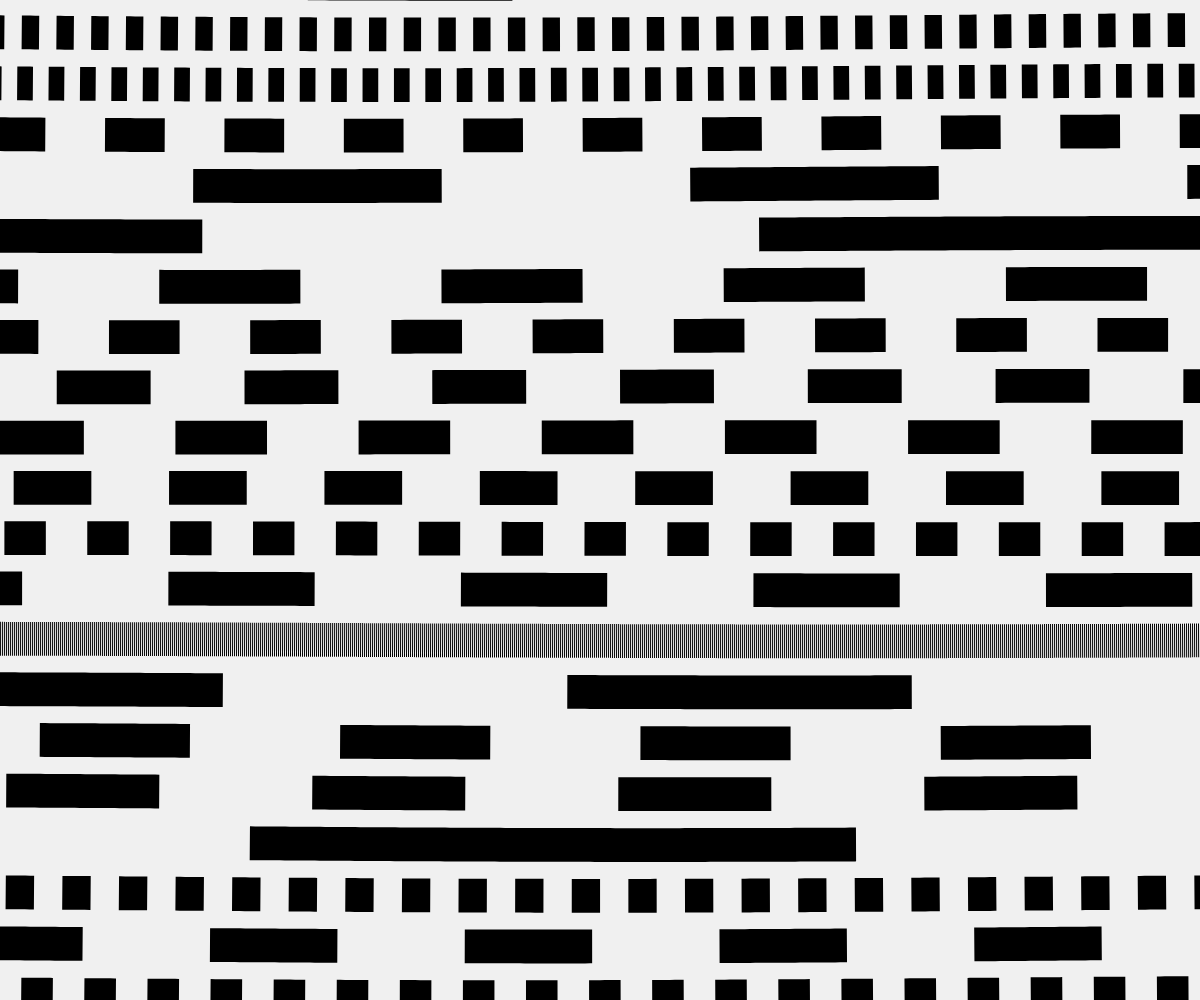
Frame 1 (no input)
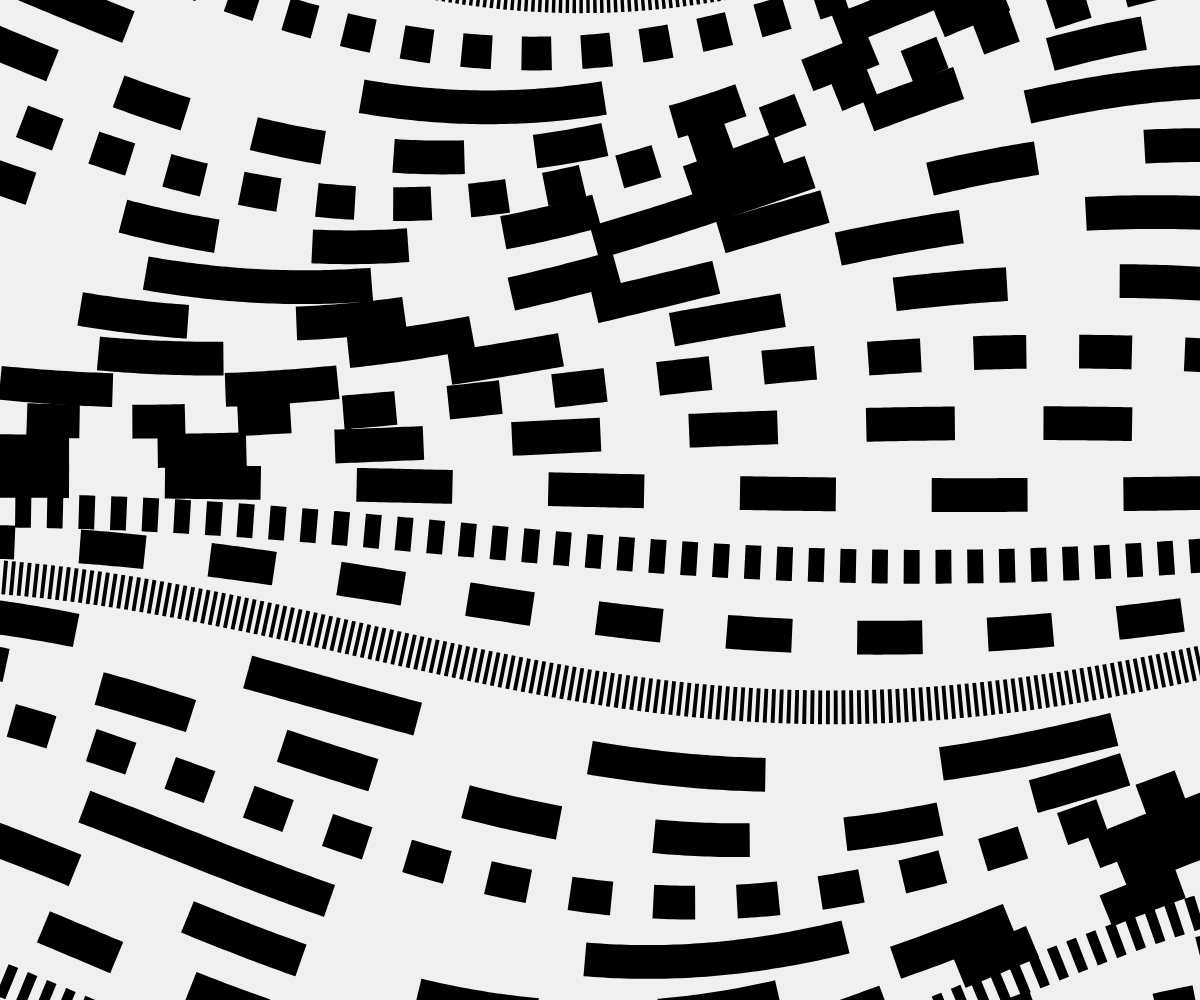
Frame 60 (no input)
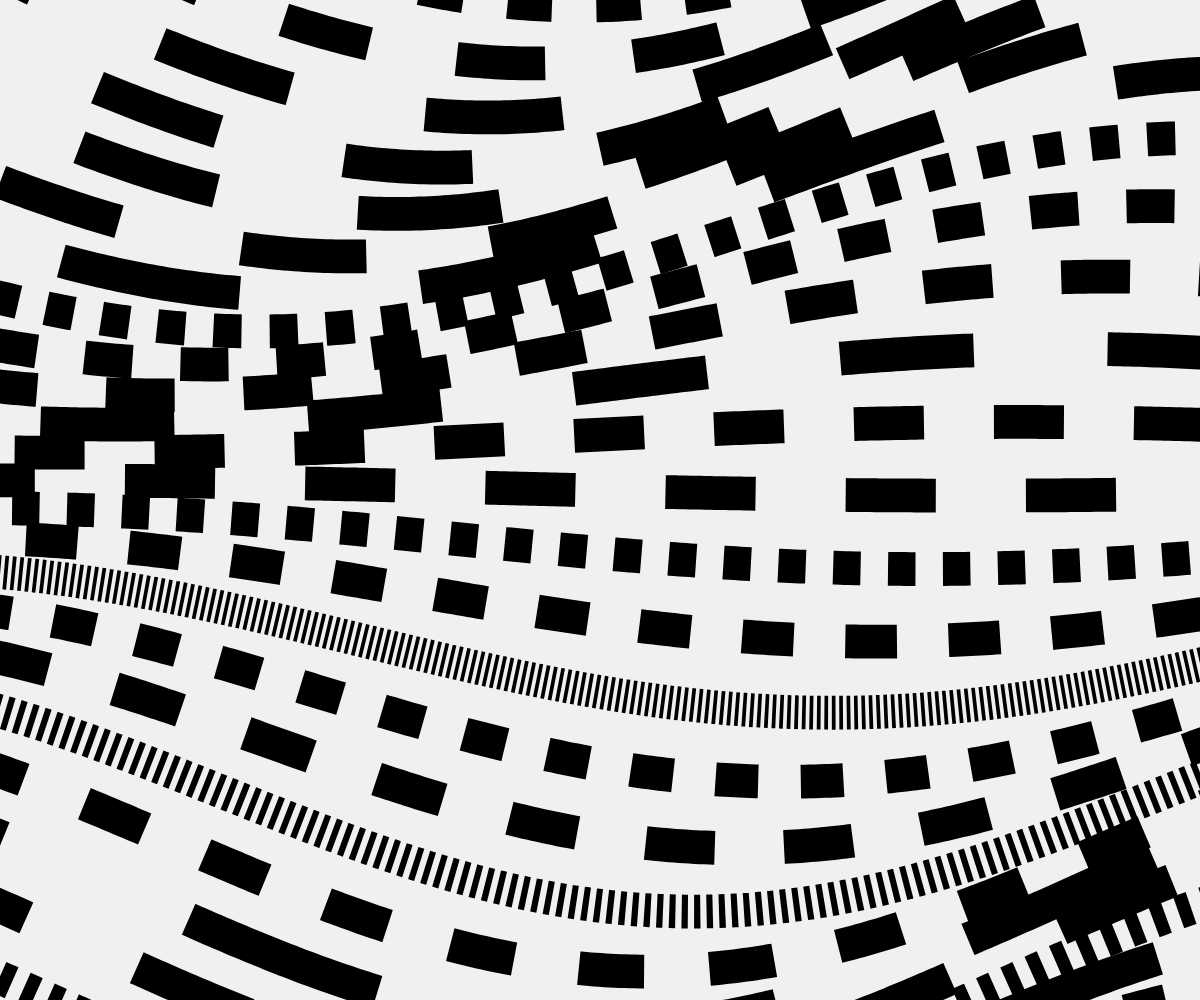
Frame 120 (the mouse pressed at the canvas centre since frame 60)

The p5.js sketch that drew these frames (run headless with seeded random() and noise() and a simulated clock; from frame 60 on, the mouse is pressed at the canvas centre):

// p5.js sketch
// ── sketch.js
/*
210524a
by Takawo
https://openprocessing.org/user/6533?view=sketches&o=48
*/

function setup() {
	createCanvas(windowWidth, windowHeight);
}

function draw() {
background(240);
	
  let offset = -width / 10;
	
  noFill();
	
  let yStep = (height + offset * 2) / 15;

  for (let y = offset; y <= height - offset; y += yStep) {
		/*
		Noise
		https://p5js.org/reference/p5/noise/
		noise(x, [y], [z])
		*/
		let num = int(1 + 3 * noise(y/100, frameCount / 100));
		let arr = [];
		
    for (let i = 0; i < num; i++) {
		let n =   sq(sq(noise(y / 10, frameCount / 200)))
			* (width - offset * 2);
		n = max(n, 1);
		arr.push(n);
	}
	
	/*
	SetLineDash
	https://developer.mozilla.org/en-US/docs/Web/API/CanvasRenderingContext2D/setLineDash
	setLineDash(segments)
	*/
    drawingContext.setLineDash(arr);

	/*
	LineDashOffset
	https://developer.mozilla.org/en-US/docs/Web/API/CanvasRenderingContext2D/lineDashOffset
	lineDashOffset(offset)
	*/
	drawingContext.lineDashOffset = y - frameCount / 10;
	
	strokeWeight(yStep/1.5);
	strokeCap(SQUARE);
		
    beginShape();
      for(let x = offset ; x < width - offset; x += 5){
        let ny = y + sin(y/330+x/300) * 150 * sin(frameCount/60) * cos(y/300);
        vertex(x,ny);
      }
	endShape();
	}
}
